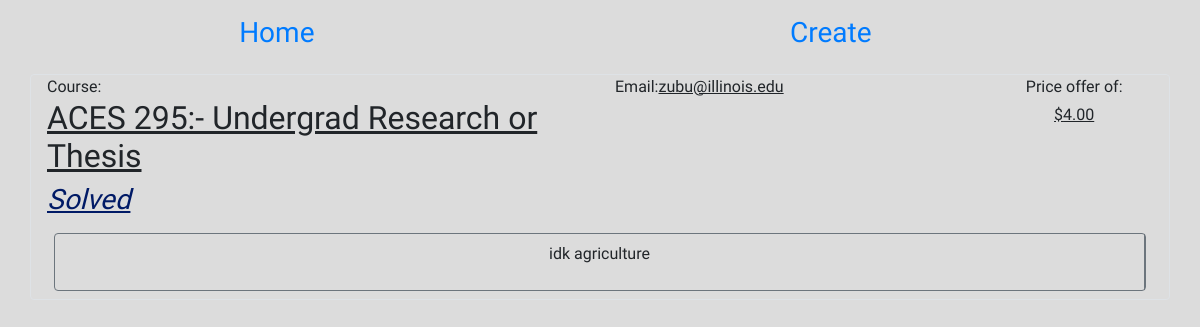
Screenshot of /question/1/ with the database file from the repository.
### helpsite/models.py (models this page shows, shortened)
class Post(models.Model):
    ip = models.GenericIPAddressField()
    subject = models.CharField(max_length=100, choices=classes)
    course = models.CharField(max_length = 100, null=True, blank=True, )
    desc = models.TextField()
    creation_date = models.DateTimeField(auto_now_add=True)
    instagram = models.CharField(max_length=100, null=True, blank=True)
    email = models.EmailField(max_length=250, null=True, blank=True)
    phone = models.CharField(max_length=10, validators=[MinLengthValidator(10),], null=True, blank=True)
    school = models.CharField(max_length=100)
    price = models.DecimalField(max_digits=4, decimal_places=2, blank=True, null=True)
    PH = models.DecimalField(max_digits=4, decimal_places=2, blank=True, null=True)
    solved = models.BooleanField(default=False)
    attachment = models.FileField(upload_to='attachments/', null=True, blank=True, validators=[FileExtensionValidator(['pdf', 'jpg', 'png', 'jpeg'])])

### helpsite/views.py (the view)
# urls.py: path('question/<int:id>', question, name="question"),
@xframe_options_sameorigin
def question(request, id):
    question = get_object_or_404(Post, id=id)
    return render(request, "question.html", {"question": question})

### helpsite/templates/question.html (shortened to what this page needs)
{% extends 'base.html'%}
{% load static %}
{% block body %}
<div class="row justify-content-around">
    <div class="col-sm-6 d-flex flex-column pl-3">
        {% if question.course %}
            Course:
            <u>
            <h2> {{question.course}} </h2>
            </u>
        {% else %}
            Class:
            <u>
            <h2> {{question.subject}} </h2>
            </u>
        {% endif %}
        <div>
            {% if question.solved %}
                <h3 class="font-italic" style="color: #001a66;"><u>Solved</u></h3>
            {% else %}
                <h3 class="font-italic" style="color: #800000;"><u>Not Solved</u></h3>
            {% endif %}
        </div>
    </div>
    <div class="col-sm-4">
        {% if question.email %}
            <div class="d-flex flex-row">
                Email:
                <u>{{ question.email }}</u>
            </div>
        {% endif %}
    </div>
    <div class="col-md-2 d-flex flex-column text-center ">
        Price offer of:
        <u>
        {% if question.price %}<div class="p-1">${{ question.price }}</div>{% endif %}
        </u>
    </div>
</div>
<div class="row m-2 rounded border border-secondary  min-vh-100">
    <div class="col border-right border-secondary">
        <p class="text-center pt-2 pb-2"> {{question.desc}} </p>
    </div>
</div>
{% endblock %}

### helpsite/helpsite/templates/base.html (style rules this page uses)
body { font-family: 'Oswald', sans-serif !important; background-color: #DCDCDC; }

### rows the page displays
Post: course "ACES 295:- Undergrad Research or Thesis", email "zubu@illinois.edu", price "4.00", desc "idk agriculture"
